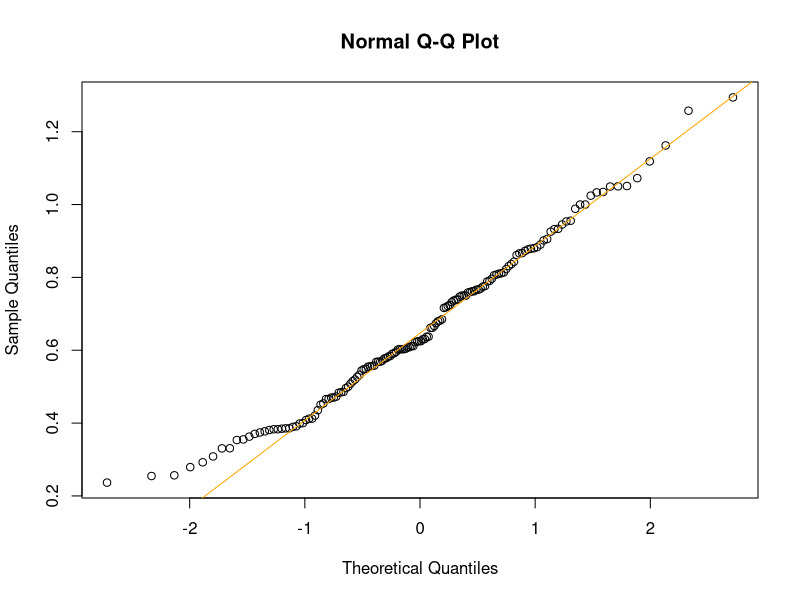
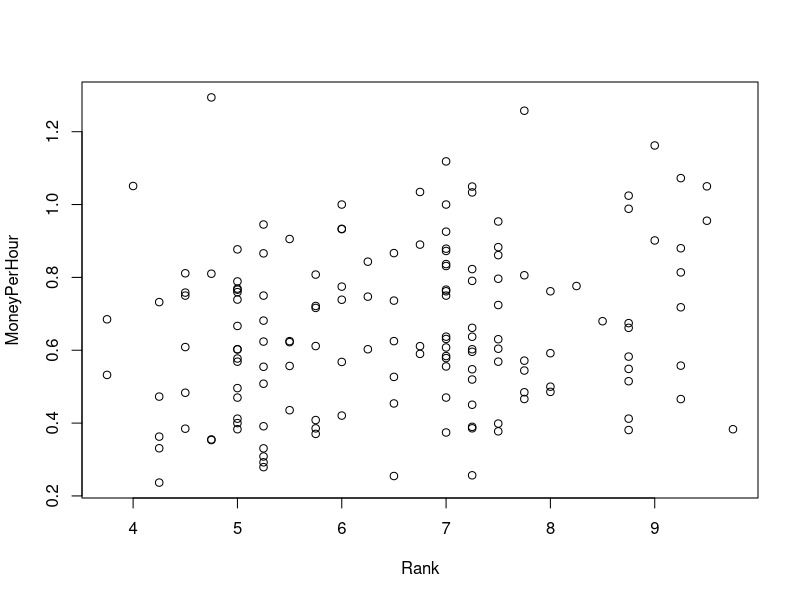
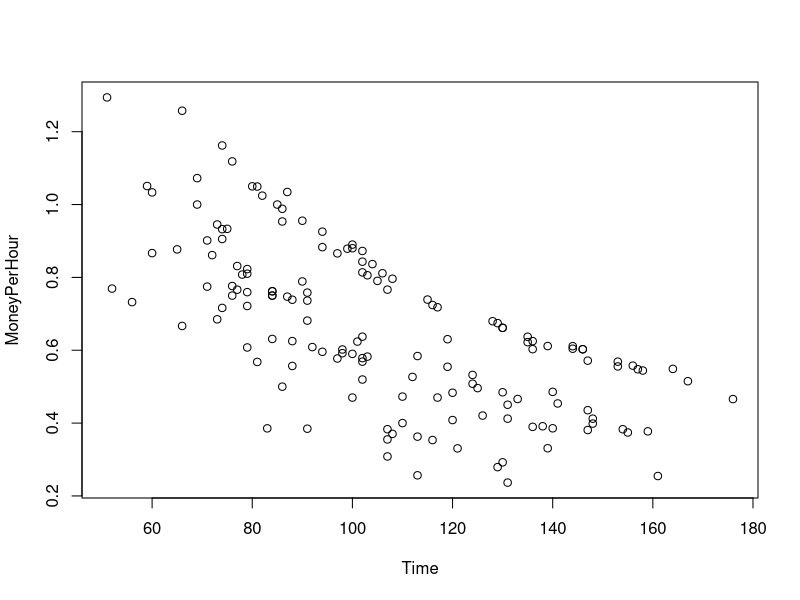
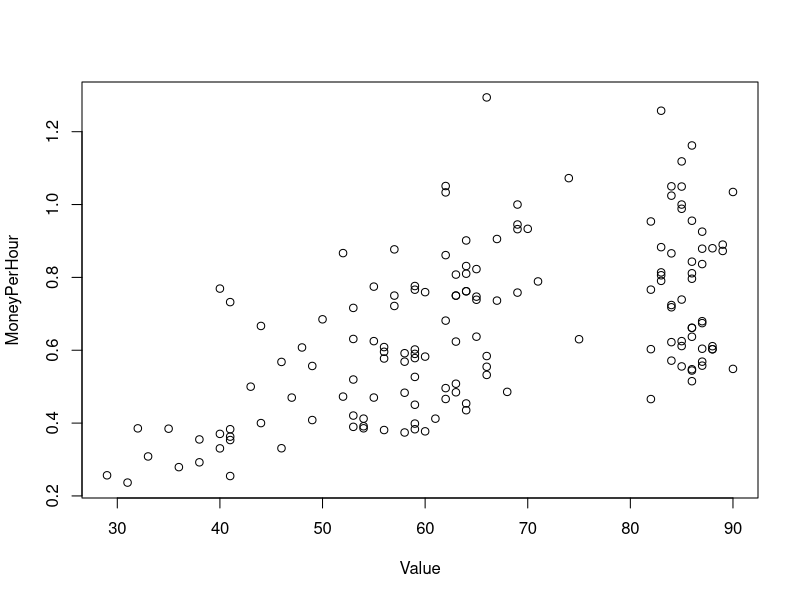
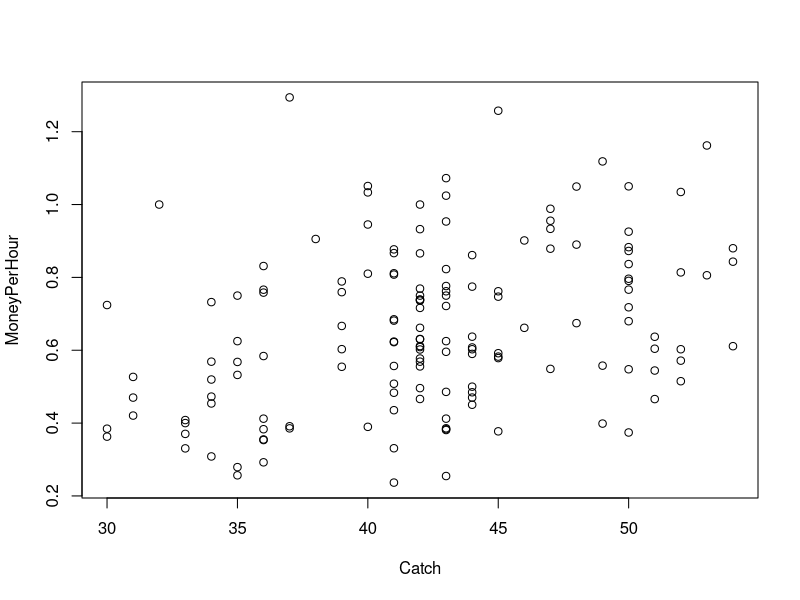
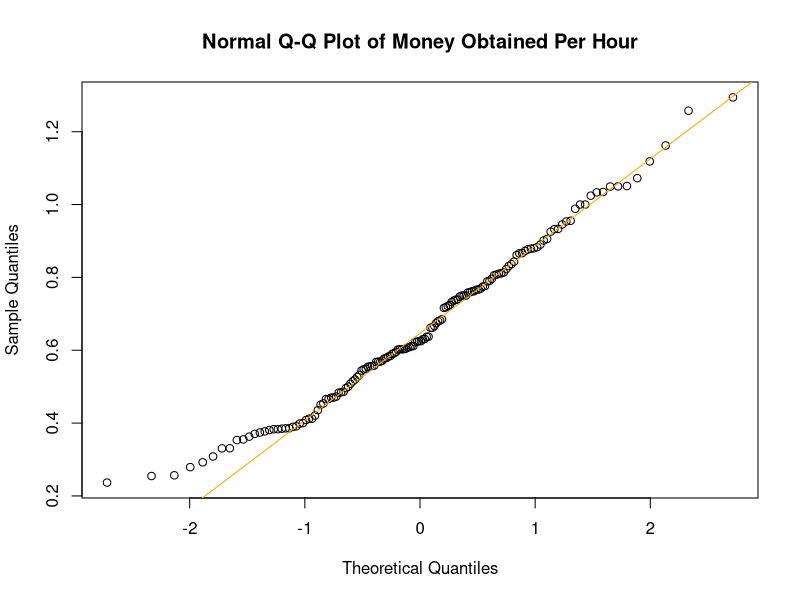
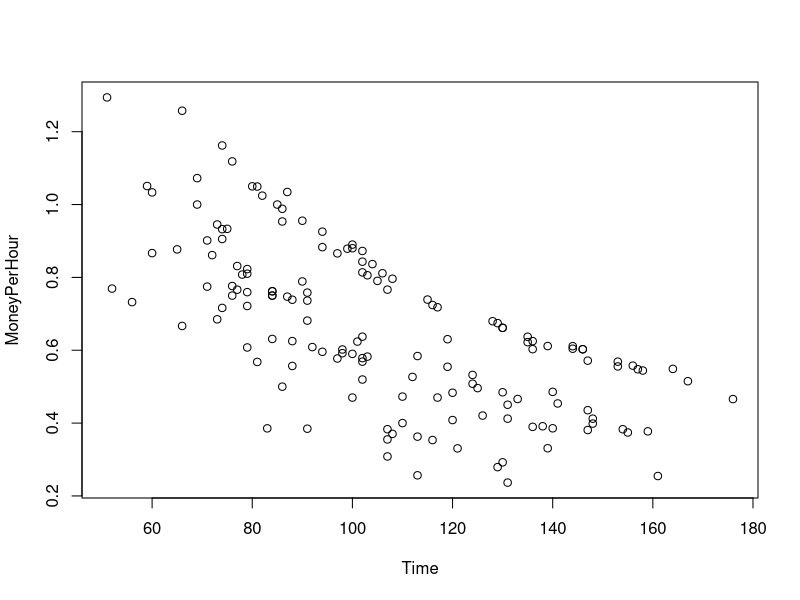
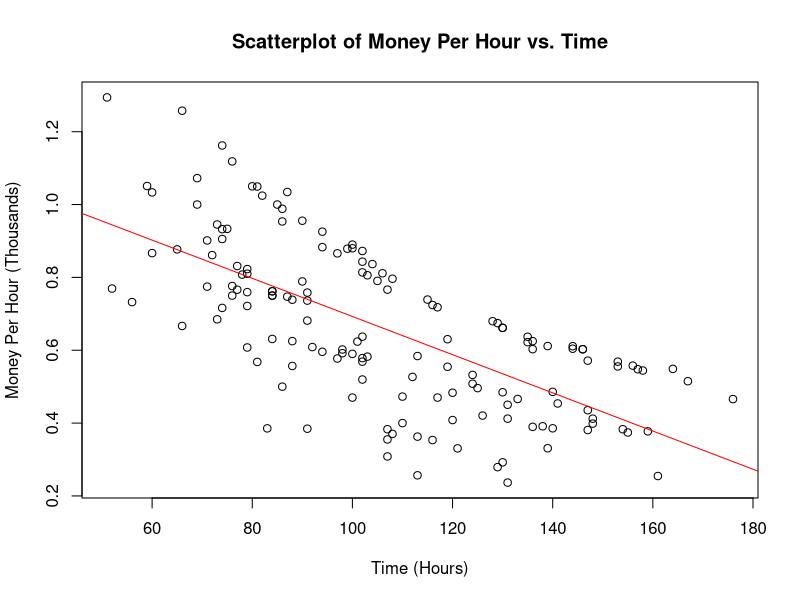

Generate these figures, in order, with R:
fishing <- read.csv("fishing.csv")
fishing <- na.omit(fishing)


money_per_hour <- fishing$Value[1:152]/fishing$Time[1:152]

fishing['MoneyPerHour'] <- money_per_hour

#Verify That Data on Money Per Hour is Normal
qqnorm(fishing$MoneyPerHour)
qqline(fishing$MoneyPerHour, col ="orange")

#Rank - Regression
plot(MoneyPerHour~Rank, data = fishing)
rank.lm <- lm(MoneyPerHour~Rank, data=fishing)
summary(rank.lm)

#Time - Regression
plot(MoneyPerHour~Time, data = fishing)
time.lm <- lm(MoneyPerHour~Time, data=fishing)
summary(time.lm)

#Search - t-test
t.test(MoneyPerHour~Search, data = fishing)

#General - t-test
t.test(MoneyPerHour~General, data = fishing)

#Boat Age - t-test
t.test(MoneyPerHour~Boat_Age, data = fishing)

#Port - t-test
t.test(MoneyPerHour~Port, data = fishing)

#Experienced - t-test
t.test(MoneyPerHour~Experienced, data = fishing)

#Value - regression
plot(MoneyPerHour~Value, data = fishing)
value.lm <- lm(MoneyPerHour~Value, data=fishing)
summary(value.lm)

#Sea - 5 discrete levels, cannot be analysed

#Depth - t-test
t.test(MoneyPerHour~Depth, data = fishing)

#Catch - regression
plot(MoneyPerHour~Catch, data = fishing)
catch.lm <- lm(MoneyPerHour~Catch, data=fishing)
summary(catch.lm)






#3 Best variables

#Verify That Data on Money Per Hour is Normal
qqnorm(fishing$MoneyPerHour, main = "Normal Q-Q Plot of Money Obtained Per Hour")
qqline(fishing$MoneyPerHour, col ="orange")


#Search - t-test
t.test(MoneyPerHour~Search, data = fishing, var.equal=FALSE)

#General - t-test
t.test(MoneyPerHour~General, data = fishing, var.equal=FALSE)

#Time - Regression
plot(MoneyPerHour~Time, data = fishing)
time.lm <- lm(MoneyPerHour~Time, data=fishing)
summary(time.lm)


# Time - Regression
# Create the scatterplot
plot(MoneyPerHour ~ Time, data = fishing, 
     xlab = "Time (Hours)",
     ylab = "Money Per Hour (Thousands)",
     main = "Scatterplot of Money Per Hour vs. Time")  

# Fit the linear regression model
time.lm <- lm(MoneyPerHour ~ Time, data = fishing)

# Add a trendline (regression line)
abline(time.lm, col = "red")  

# Display the regression summary
summary(time.lm)
